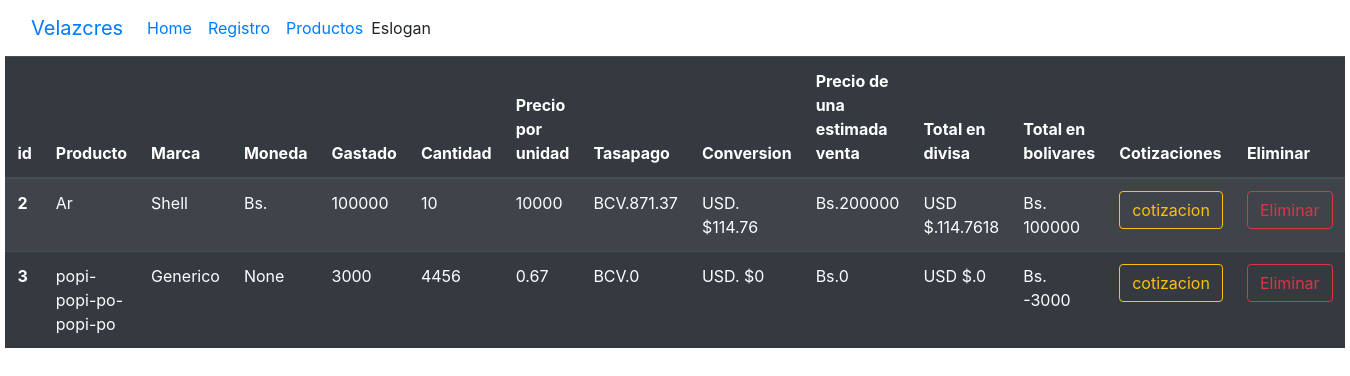
Page /listado on the earlier database version.
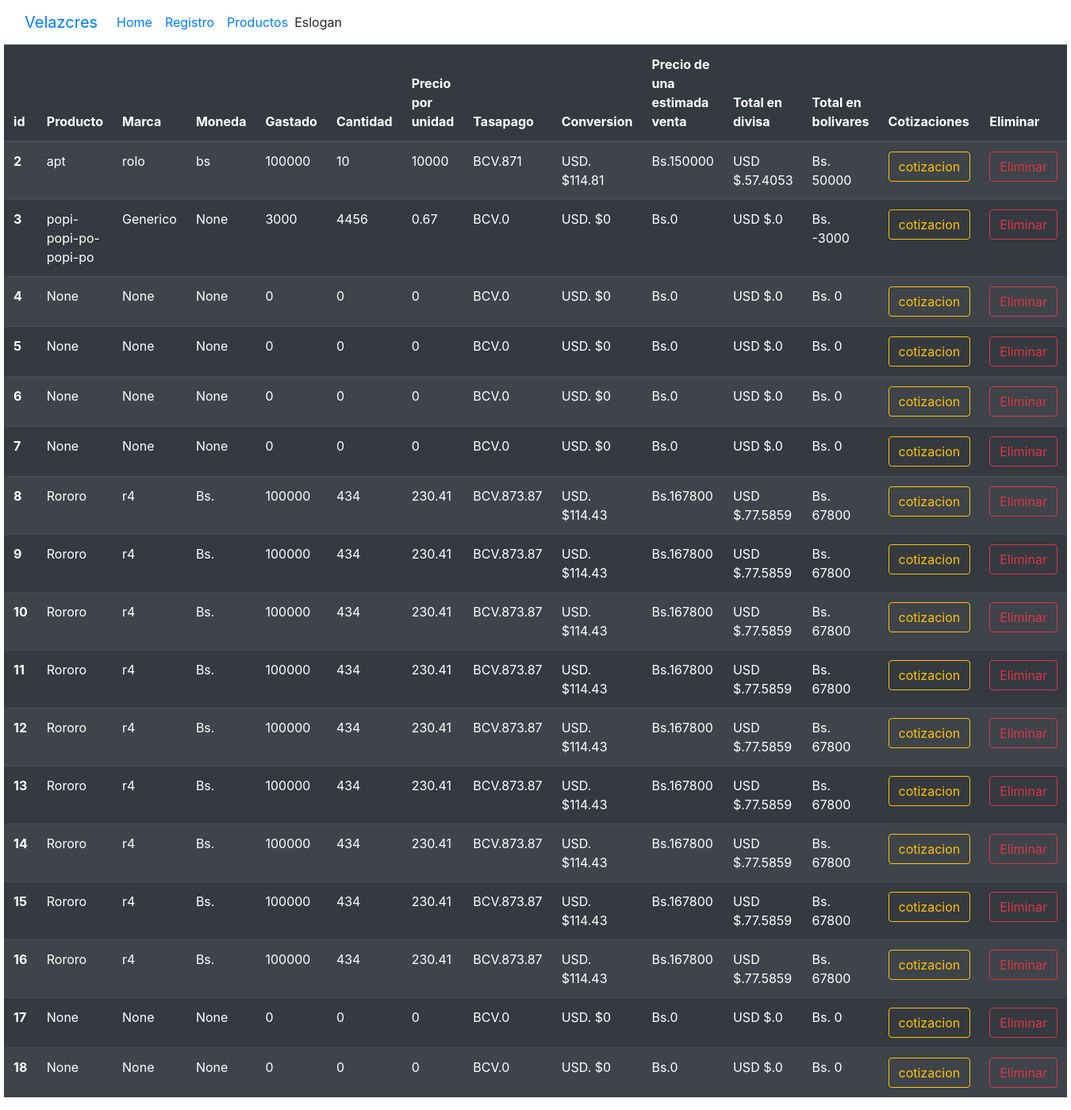
Same page on the later database version.
### tables this page shows
CREATE TABLE "productos" (
	"id"	INTEGER,
	"nombre"	TEXT,
	"marca"	TEXT,
	"moneda"	TEXT,
	"precio"	NUMERIC,
	"cantidad"	INTEGER,
	"precioporunidad"	NUMERIC,
	"tasapago"	NUMERIC,
	"precioD"	NUMERIC,
	"precio_venta"	NUMERIC,
	"ganancia_estimadaD"	NUMERIC,
	"ganancia_estimadaBs"	NUMERIC,
	PRIMARY KEY("id" AUTOINCREMENT)
);

### conect.py (the view)
@app.route('/listado')
def listado():
    conn = sqlite3.connect(DB_PATH)
    conn.row_factory = sqlite3.Row
    cursor = conn.cursor()
    cursor = conn.execute('SELECT * FROM productos')
    productos = cursor.fetchall()
    conn.close()
    return render_template('listado.html', productos=productos)

### templates/listado.html (shortened to what this page needs)
<!DOCTYPE html>
<html lang="en">
<head>
    <title>Document</title><head>
    <link rel="stylesheet" href="https://cdn.jsdelivr.net/npm/bootstrap@4.4.1/dist/css/bootstrap.min.css">
    <link rel="stylesheet" href="{{ url_for('static', filename='css/style.css') }}">
</head>
<body>
<header>
        <nav class="navbar navbar-expand-lg bg-body-tertiary">
  <div class="container-fluid">
    <a class="navbar-brand" href="#">Velazcres</a>
    <div class="collapse navbar-collapse" id="navbarText">
      <ul class="navbar-nav me-auto mb-2 mb-lg-0">
        <li class="nav-item">
          <a class="nav-link active" aria-current="page" href="#">Home</a>
        </li>
        <li class="nav-item">
          <a class="nav-link" href="#">Registro</a>
        </li>
        <li class="nav-item">
          <a class="nav-link" href="{{ url_for('mostrador') }}">Productos</a>
        </li>
      </ul>
      <span class="navbar-text">
        Eslogan
      </span>
    </div>
  </div>
</nav>
</header>
    <div>
  <table class="table table-striped table-dark"  style="width: 75%; margin-left: auto; margin-right: auto;" >
    <thead class="">
      <tr>
      <th>id</th>
      <th>Producto</th>
      <th>Marca</th>
      <th>Moneda</th>
      <th>Gastado</th>
      <th>Cantidad</th>
      <th>Precio por unidad</th>
      <th>Tasapago</th>
      <th>Conversion</th>
      <th>Precio de una estimada venta</th>
      <th>Total en divisa</th>
      <th>Total en bolivares</th>
      <th>Cotizaciones</th>
      <th>Eliminar</th>
      </tr>
    </thead>
    <tbody>
      {% for producto in productos %}
      <tr>
        <th>{{ producto.id }}</th>
        <td>{{ producto.nombre }}</td>
        <td>{{ producto.marca }}</td>
        <td>{{ producto.moneda }}</td>
        <td>{{ producto.precio }}</td>
        <td>{{ producto.cantidad }}</td>
        <td>{{ producto.precioporunidad }}</td>
        <td><span>BCV.</span>{{ producto.tasapago }}</td>
        <td><span>USD. $</span>{{ producto.precioD }}</td>
        <td><span>Bs.</span>{{ producto.precio_venta }}</td>
        <td><span>USD $.</span>{{ producto.ganancia_estimadaD }}</td>
        <td><span>Bs.</span>  {{ producto.ganancia_estimadaBs }}</td>
        <td><a class="btn btn-outline-warning" href="{{ url_for('editar_productos1', productos_id=producto['id']) }}" >cotizacion</a></td>
        <td><form action="{{ url_for('eliminar_producto1', productos_id=producto.id) }}" method="post"><button class="btn btn-outline-danger"  onclick="return confirm('¿Confirmar?')"> Eliminar</button></form></td>
        {% else %}
        <tr><td>No hay productos</td></tr>
        {% endfor %}
      </tr>
    </tbody>
  </table>
</div>
</body>
</html>

Differences in the rows shown:
changed productos id 2: nombre "Ar" → "apt"; marca "Shell" → "rolo"; moneda "Bs." → "bs"; tasapago "871.37" → "871"; precioD "114.76" → "114.81"; precio_venta "200000" → "150000"; ganancia_estimadaD "114.7618" → "57.4053"; ganancia_estimadaBs "100000" → "50000"
added productos: id "4", nombre "None", marca "None", moneda "None", precio "0", cantidad "0", precioporunidad "0", tasapago "0", precioD "0", precio_venta "0", ganancia_estimadaD "0", ganancia_estimadaBs "0"
added productos: id "5", nombre "None", marca "None", moneda "None", precio "0", cantidad "0", precioporunidad "0", tasapago "0", precioD "0", precio_venta "0", ganancia_estimadaD "0", ganancia_estimadaBs "0"
added productos: id "6", nombre "None", marca "None", moneda "None", precio "0", cantidad "0", precioporunidad "0", tasapago "0", precioD "0", precio_venta "0", ganancia_estimadaD "0", ganancia_estimadaBs "0"
added productos: id "7", nombre "None", marca "None", moneda "None", precio "0", cantidad "0", precioporunidad "0", tasapago "0", precioD "0", precio_venta "0", ganancia_estimadaD "0", ganancia_estimadaBs "0"
added productos: id "8", nombre "Rororo", marca "r4", moneda "Bs.", precio "100000", cantidad "434", precioporunidad "230.41", tasapago "873.87", precioD "114.43", precio_venta "167800", ganancia_estimadaD "77.5859", ganancia_estimadaBs "67800"
added productos: id "9", nombre "Rororo", marca "r4", moneda "Bs.", precio "100000", cantidad "434", precioporunidad "230.41", tasapago "873.87", precioD "114.43", precio_venta "167800", ganancia_estimadaD "77.5859", ganancia_estimadaBs "67800"
added productos: id "10", nombre "Rororo", marca "r4", moneda "Bs.", precio "100000", cantidad "434", precioporunidad "230.41", tasapago "873.87", precioD "114.43", precio_venta "167800", ganancia_estimadaD "77.5859", ganancia_estimadaBs "67800"
added productos: id "11", nombre "Rororo", marca "r4", moneda "Bs.", precio "100000", cantidad "434", precioporunidad "230.41", tasapago "873.87", precioD "114.43", precio_venta "167800", ganancia_estimadaD "77.5859", ganancia_estimadaBs "67800"
added productos: id "12", nombre "Rororo", marca "r4", moneda "Bs.", precio "100000", cantidad "434", precioporunidad "230.41", tasapago "873.87", precioD "114.43", precio_venta "167800", ganancia_estimadaD "77.5859", ganancia_estimadaBs "67800"
added productos: id "13", nombre "Rororo", marca "r4", moneda "Bs.", precio "100000", cantidad "434", precioporunidad "230.41", tasapago "873.87", precioD "114.43", precio_venta "167800", ganancia_estimadaD "77.5859", ganancia_estimadaBs "67800"
added productos: id "14", nombre "Rororo", marca "r4", moneda "Bs.", precio "100000", cantidad "434", precioporunidad "230.41", tasapago "873.87", precioD "114.43", precio_venta "167800", ganancia_estimadaD "77.5859", ganancia_estimadaBs "67800"
added productos: id "15", nombre "Rororo", marca "r4", moneda "Bs.", precio "100000", cantidad "434", precioporunidad "230.41", tasapago "873.87", precioD "114.43", precio_venta "167800", ganancia_estimadaD "77.5859", ganancia_estimadaBs "67800"
added productos: id "16", nombre "Rororo", marca "r4", moneda "Bs.", precio "100000", cantidad "434", precioporunidad "230.41", tasapago "873.87", precioD "114.43", precio_venta "167800", ganancia_estimadaD "77.5859", ganancia_estimadaBs "67800"
added productos: id "17", nombre "None", marca "None", moneda "None", precio "0", cantidad "0", precioporunidad "0", tasapago "0", precioD "0", precio_venta "0", ganancia_estimadaD "0", ganancia_estimadaBs "0"
added productos: id "18", nombre "None", marca "None", moneda "None", precio "0", cantidad "0", precioporunidad "0", tasapago "0", precioD "0", precio_venta "0", ganancia_estimadaD "0", ganancia_estimadaBs "0"
